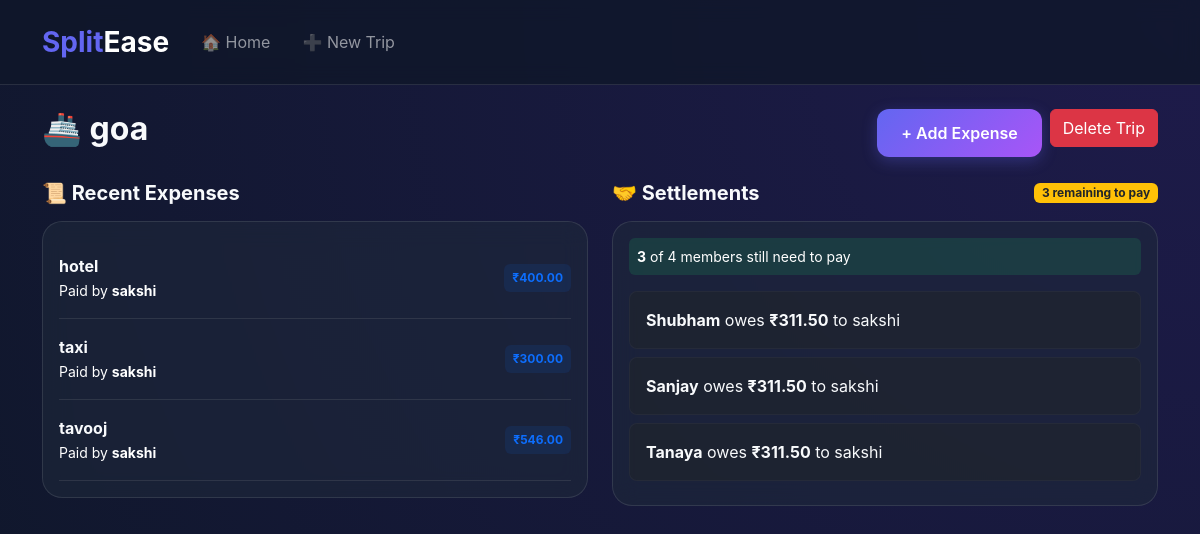
The page /trip/6/ on the database its author committed.
### expenses/models.py (models this page shows, shortened)
class Trip(models.Model):
    name = models.CharField(max_length=100)
    description = models.TextField(null=True,blank=True)
    members = models.ManyToManyField(User, related_name="trips")
    created_by = models.ForeignKey(User, on_delete=models.CASCADE, related_name="created_trips", null=True, blank=True)
    created_at = models.DateTimeField(auto_now_add=True,null=True, blank=True)

class Expense(models.Model):
    CATEGORIES = [
        ('Food', 'Food'),
        ('Travel', 'Travel'),
        ('Stay', 'Stay'),
        ('Other', 'Other'),
    ]
    trip = models.ForeignKey(Trip, on_delete=models.CASCADE, related_name="expenses")
    amount = models.DecimalField(max_digits=10, decimal_places=2)
    paid_by = models.ForeignKey(User, on_delete=models.CASCADE)
    category = models.CharField(max_length=50, choices=CATEGORIES)
    description = models.CharField(max_length=255)
    date = models.DateField(auto_now_add=True,null=True, blank=True)

class Debt(models.Model):
    trip = models.ForeignKey(Trip, on_delete=models.CASCADE)
    from_user = models.ForeignKey(User, related_name="debts_to_pay", on_delete=models.CASCADE)
    to_user = models.ForeignKey(User, related_name="debts_to_receive", on_delete=models.CASCADE)
    amount = models.DecimalField(max_digits=10, decimal_places=2, default=0)
    class Meta:
        unique_together = ('trip', 'from_user', 'to_user')

### expenses/views.py (the view)
# urls.py: path('trip/<int:trip_id>/', views.trip_dashboard, name='trip_dashboard'),
def trip_dashboard(request, trip_id):
    trip = get_object_or_404(Trip, id=trip_id)
    debts = Debt.objects.filter(trip=trip).exclude(amount=0)
    simplified_debts = []
    for debt in debts:
        whatsapp_number = None
        try:
            trip_member = TripMember.objects.get(trip=trip, user=debt.from_user)
            whatsapp_number = trip_member.whatsapp_number
        except TripMember.DoesNotExist:
            try:
                trip_member = TripMember.objects.get(trip=trip, name=debt.from_user.username)
                whatsapp_number = trip_member.whatsapp_number
            except TripMember.DoesNotExist:
                whatsapp_number = None
        debtor_name = debt.from_user.first_name if debt.from_user.first_name else debt.from_user.username
        creditor_name = debt.to_user.first_name if debt.to_user.first_name else debt.to_user.username
        message = f"Hey {debtor_name}, just a friendly nudge from SplitEase! 🌍 Regarding our trip {trip.name}, {creditor_name} covered an expense and your share comes to ₹{debt.amount}. Check the home dashboard of SplitEase for the full breakdown whenever you're free. Thanks! 🤝"
        simplified_debts.append({
            'debtor': debt.from_user,
            'creditor': debt.to_user,
            'debtor_id': debt.from_user.id,
            'creditor_id': debt.to_user.id,
            'amount': debt.amount,
            'whatsapp_number': whatsapp_number,
            'message': message,
        })
    remaining_to_pay = len(simplified_debts)
    context = {
        'trip': trip,
        'simplified_debts': simplified_debts,
        'remaining_to_pay': remaining_to_pay,
        'total_members': trip.members.count(),
    }
    return render(request, 'expenses/dashboard.html', context)

### expenses/templates/expenses/dashboard.html (shortened to what this page needs)
{% extends 'base.html' %}
{% block content %}
<div class="d-flex justify-content-between align-items-center mb-4">
    <h2 class="fw-bold">🚢 {{ trip.name }}</h2>
    <div class="d-flex gap-2">
        <a href="{% url 'add_expense' trip.id %}" class="btn btn-primary">+ Add Expense</a>
        {% if trip.created_by == request.user or not trip.created_by %}
        <form method="post" action="{% url 'delete_trip' trip.id %}" onsubmit="return confirm('Are you sure you want to delete this trip?');" class="mb-0">
            <button type="submit" class="btn btn-danger">Delete Trip</button>
        </form>
        {% endif %}
    </div>
</div>
<div class="row g-4">
    <div class="col-md-6">
        <h5 class="fw-bold mb-3 ">📜 Recent Expenses</h5>
        <div class="card p-3">
            {% for exp in trip.expenses.all %}
            {% if exp.description != "Aagra" %}
            <div class="d-flex justify-content-between align-items-center py-3 border-bottom border-secondary border-opacity-25">
                <div>
                    <p class="fw-bold mb-0">{{ exp.description }}</p>
                    <small class="text-white">Paid by <strong class="text-white">{{ exp.paid_by.first_name|default:exp.paid_by.username }}</strong></small>
                </div>
                <span class="badge bg-primary bg-opacity-10 text-primary p-2">₹{{ exp.amount }}</span>
            </div>
            {% endif %}
            {% endfor %}
        </div>
    </div>
    <div class="col-md-6">
        <div class="d-flex justify-content-between align-items-center mb-3">
            <h5 class="fw-bold m-0">🤝 Settlements</h5>
            <span class="badge bg-warning text-dark">
                {{ remaining_to_pay }} remaining to pay
            </span>
        </div>
        <div class="card p-3">
            {% if simplified_debts %}
            <div class="d-flex justify-content-between align-items-center mb-3 p-2 bg-success bg-opacity-25 rounded">
                <small class="text-white">
                    <strong>{{ remaining_to_pay }}</strong> of {{ total_members }} members still need to pay
                </small>
            </div>
            {% endif %}
            {% for item in simplified_debts %}
            <div class="debt-row d-flex justify-content-between align-items-center p-3 bg-dark bg-opacity-50 rounded-3 mb-2 border border-secondary border-opacity-10">
                <div>
                    {% if request.user == item.debtor %}
                        <p class="mb-0 text-warning">You owe <strong>₹{{ item.amount|floatformat:2 }}</strong> to {{ item.creditor.first_name|default:item.creditor.username }}</p>
                    {% elif request.user == item.creditor %}
                        <p class="mb-0 text-info">{{ item.debtor.first_name|default:item.debtor.username }} owes you <strong>₹{{ item.amount|floatformat:2 }}</strong></p>
                    {% else %}
                        <p class="mb-0"><strong>{{ item.debtor.first_name|default:item.debtor.username }}</strong> owes <strong>₹{{ item.amount|floatformat:2 }}</strong> to {{ item.creditor.first_name|default:item.creditor.username }}</p>
                    {% endif %}
                </div>
            </div>
            {% empty %}
            <p class="text-center py-4">🎉 All settled up! No pending payments.</p>
            {% endfor %}
        </div>
    </div>
</div>
{% endblock %}

### static/css/style.css (style rules this page uses)
:root { --primary: #6366f1; --primary-hover: #4f46e5; --accent: #a855f7; --bg-dark: #0f172a; --glass-bg: rgba(30, 41, 59, 0.6); --glass-border: rgba(255, 255, 255, 0.1); --text-main: #f8fafc; --text-muted: #94a3b8; }
body { background: radial-gradient(circle at top right, #1e1b4b, #0f172a); background-attachment: fixed; color: var(--text-main); font-family: 'Inter', system-ui, -apple-system, sans-serif; min-height: 100vh; }
.card, .glass-card { background: var(--glass-bg) !important; backdrop-filter: blur(12px); -webkit-backdrop-filter: blur(12px); border: 1px solid var(--glass-border) !important; border-radius: 20px !important; color: var(--text-main) !important; transition: transform 0.3s ease, box-shadow 0.3s ease; }
.btn-primary { background: linear-gradient(135deg, var(--primary) 0%, var(--accent) 100%) !important; border: none !important; padding: 12px 24px !important; font-weight: 600 !important; border-radius: 12px !important; box-shadow: 0 4px 15px rgba(99, 102, 241, 0.3) !important; }

### rows shown on the page
Trip: name "goa"
Expense: description "hotel", paid_by.first_name "sakshi", amount "400.00"
Expense: description "taxi", paid_by.first_name "sakshi", amount "300.00"
Expense: description "tavooj", paid_by.first_name "sakshi", amount "546.00"

### other values the page prints
{{ remaining_to_pay }} "3"
{{ total_members }} "4"
{{ item.debtor.first_name|default:item.debtor.username }} "Shubham"
{{ item.amount|floatformat:2 }} "311.50"
{{ item.creditor.first_name|default:item.creditor.username }} "sakshi"
{{ item.debtor.first_name|default:item.debtor.username }} "Sanjay"
{{ item.debtor.first_name|default:item.debtor.username }} "Tanaya"
